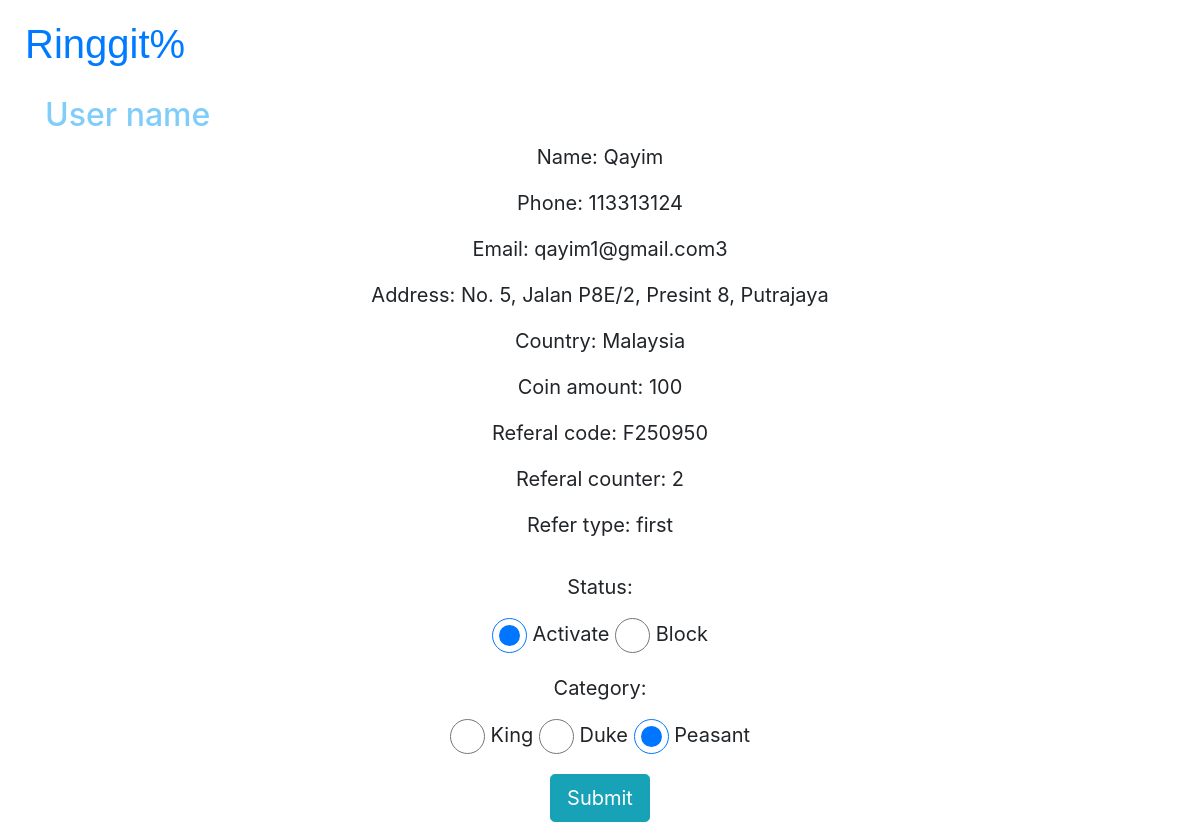
Page /adminuserdetail.php?phone=113313124 (signed in) on the committed database.
### tables this page shows
CREATE TABLE `users` (
  `phone` int(11) NOT NULL,
  `name` varchar(128) DEFAULT NULL,
  `pass` varchar(128) DEFAULT NULL,
  `email` varchar(128) DEFAULT NULL,
  `address` varchar(128) DEFAULT NULL,
  `postal` varchar(20) DEFAULT NULL,
  `country` varchar(128) DEFAULT NULL,
  `gender` varchar(128) DEFAULT NULL,
  `category` varchar(128) DEFAULT 'peasant',
  `stats` varchar(128) DEFAULT 'active',
  `referalcode` varchar(128) DEFAULT NULL,
  `refertype` varchar(128) DEFAULT NULL,
  `referalcounter` varchar(128) DEFAULT NULL,
  `coinamount` int(11) DEFAULT NULL,
  `aid` varchar(128) DEFAULT NULL
);

### adminuserdetail.php (the view, shortened to what this page needs)
<?php
    require_once "pdo.php";
	$stmt = $pdo->prepare("SELECT * FROM users where phone = :phone");
		$stmt->execute(array(":phone" => $_GET['phone']));
		$row = $stmt->fetch(PDO::FETCH_ASSOC);
		$stats = htmlentities($row['stats']);
		$category = htmlentities($row['category']);
?>
<!DOCTYPE html>
<html lang="en">
    <head>
		<link rel="stylesheet" href="https://cdnjs.cloudflare.com/ajax/libs/font-awesome/4.7.0/css/font-awesome.min.css">
		<link rel="stylesheet" href="path/to/font-awesome/css/font-awesome.min.css">
		<link rel="stylesheet"
			href="https://maxcdn.bootstrapcdn.com/bootstrap/4.5.2/css/bootstrap.min.css">
    </head>
    <body>
        <div class="logo">
				<a href="adminpage.php">
							<h1>Ringgit%</h1>
				</a>
		</div>
	   <div class="container">
        <h2>User name</h2>
			<div class="container fluid">
			<?php
				echo('<div class="complogo">');
						echo('<div class="row">');
											echo('<div class="container">');
												echo('<p>Name: ');
												echo($row['name']);
												echo('</p>');
												echo('<p> Phone: ');
												echo($row['phone']);
												echo('</p>');
												echo('<p>Email: ');
												echo($row['email']);
												echo('</p>');
												echo('<p>Address: ');
												echo($row['address']);
												echo('</p>');
												echo('<p>Country: ');
												echo($row['country']);
												echo('</p>');
												echo('<p>Coin amount: ');
												echo($row['coinamount']);
												echo('</p>');
												echo('<p>Referal code: ');
												echo($row['referalcode']);
												echo('</p>');
												echo('<p>Referal counter: ');
												echo($row['referalcounter']);
												echo('</p>');
												echo('<p>Refer type: ');
												echo($row['refertype']);
												echo('</p>');
											echo('</div>');
						echo('</div>');
				echo('</div>');
				?>
			<div class="activate">
				<form method="POST">
									<p class="activate">Status: </p>
										<input type="radio" id="active" name="stats" <?=$stats=="active" ? "checked" : ""?> value="active" style="height:35px; width:35px; vertical-align: middle;">
										  <label for="active">Activate</label>
										  <input type="radio" id="block" name="stats" <?=$stats=="block" ? "checked" : ""?> value="deactive" style="height:35px; width:35px; vertical-align: middle;">
										  <label for="block">Block</label>
									<p class="activate">Category: </p>
										<input type="radio" id="king" name="category" <?=$category=="King" ? "checked" : ""?> value="King" style="height:35px; width:35px; vertical-align: middle;">
										  <label for="King">King</label>
										<input type="radio" id="duke" name="dverify" <?=$category=="Duke" ? "checked" : ""?> value="Duke" style="height:35px; width:35px; vertical-align: middle;">
										  <label for="Duke">Duke</label>
										<input type="radio" id="peasant" name="dverify" <?=$category=="peasant" ? "checked" : ""?> value="Peasant" style="height:35px; width:35px; vertical-align: middle;">
										  <label for="Peasant">Peasant</label>
				<input type="submit" name="insert"  class="btn btn-info btn-lg" value="Submit">
			</div>
			</div>
	   </div>
    </body>
</html>

### adminuserdetail.php (style rules this page uses)
.logo { font-family: "Trebuchet MS", sans-serif; padding-top: 20px; padding-left: 25px; }
h2 { padding-top: 20px; color: #80CDF9; }
p { text-align: center; }
.complogo { text-align: center; }
.row { font-size: 20px; }
.activate { text-align: center; font-size: 20px; }

### rows in the picture
users: name "Qayim", phone "113313124", email "qayim1@gmail.com3", address "No. 5, Jalan P8E/2, Presint 8, Putrajaya", country "Malaysia", coinamount "100", referalcode "F250950", referalcounter "2", refertype "first", stats "☑ Activate", stats "☐ Block", category "☑"
